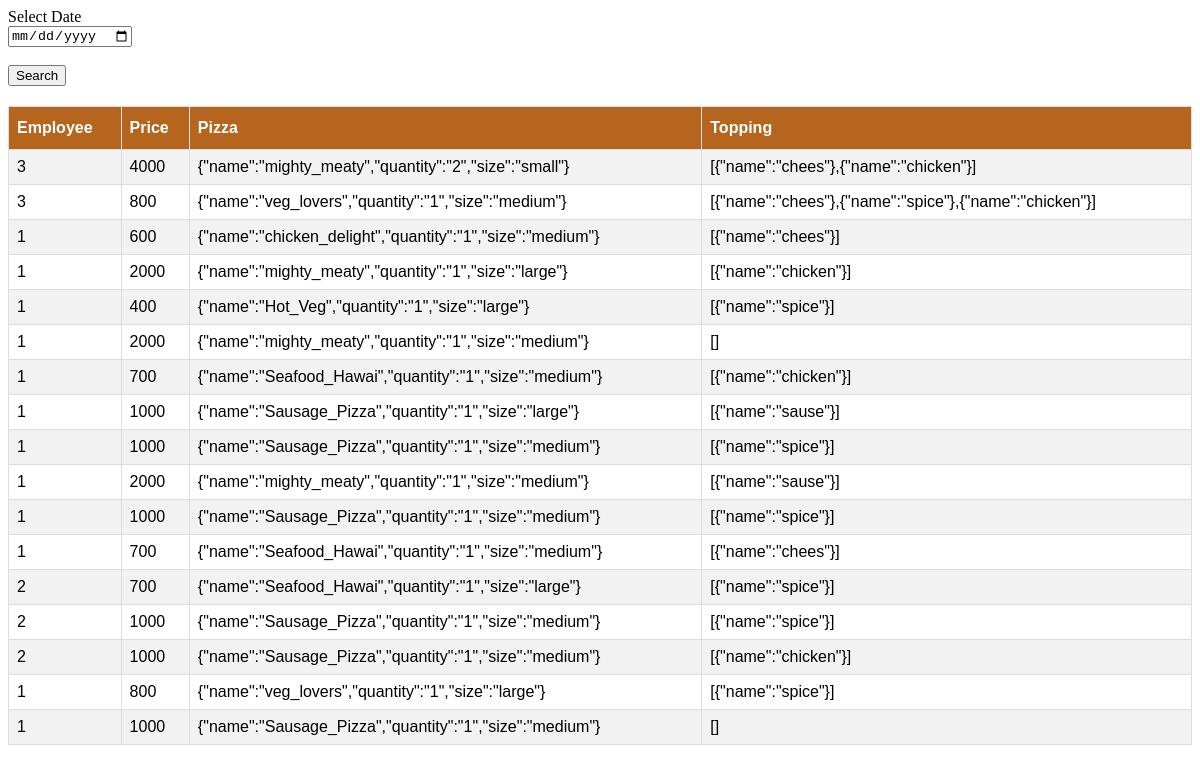
Page /record/today.php on the committed database.
### tables this page shows
CREATE TABLE IF NOT EXISTS `cus_order` (
  `id` int(11) NOT NULL AUTO_INCREMENT,
  `date` date NOT NULL DEFAULT current_timestamp(),
  `emp_no` int(11) DEFAULT 0,
  `price` int(11) DEFAULT 0,
  `main_item_data` longtext DEFAULT NULL,
  `extra_item_data` longtext DEFAULT NULL,
  PRIMARY KEY (`id`)
);

### record/today.php (the view, shortened to what this page needs)
<?php
    include "../db.php";
?>
<!doctype html>
<html>
  <head>
  <link rel="stylesheet" href="../css/style2.css">
    </head>
<body>
   <form method='post' action=''>
     Select Date<br> <input type='date' class='dateFilter' name='date' value='<?php if(isset($_POST['date'])) echo $_POST['date']; ?>'>
     <br><br><input type='submit' name='but_search' value='Search'>
   </form>
   <div style='height: 80%; overflow: auto;' >
     <table border='1' width='100%' style='border-collapse: collapse;margin-top: 20px;' id="customers">
       <tr>
         <th>Employee</th>
         <th>Price</th>
         <th>Pizza</th>
         <th>Topping</th>
       </tr>
       <?php
       $query1 = "SELECT * FROM cus_order WHERE 1";
        $query1 .= " ORDER BY date DESC";
        $records = mysqli_query($conn,$query1);
        if(mysqli_num_rows($records) > 0){
          while($result = mysqli_fetch_assoc($records)){
            $emplyee = $result['emp_no'];
            $price = $result['price'];
            $pizza =$result['main_item_data'];
            $topping =$result['extra_item_data'];
            echo "<tr>";
            echo "<td>". $emplyee ."</td>";
            echo "<td>". $price ."</td>";
            echo "<td>". $pizza ."</td>";
           echo "<td>". $topping."</td>";
            echo "</tr>";
          }
        }else{
          echo "<td>OOPZ!!! There are no any records</td>";
        }
        ?>
      </table>
    </div>
 </body>
</html>

### css/style2.css (style rules this page uses)
#customers { font-family: "Trebuchet MS", Arial, Helvetica, sans-serif; border-collapse: collapse; width: 100%; }
#customers td, #customers th { border: 1px solid #ddd; padding: 8px; }
#customers tr:nth-child(even) { background-color: #f2f2f2; }
#customers th { padding-top: 12px; padding-bottom: 12px; text-align: left; background-color: #B5651D; color: white; }

### rows in the picture
cus_order: emp_no "3", price "4000", main_item_data "{\"name\":\"mighty_meaty\",\"quantity\":\"2\",\"size\":\"small\"}", extra_item_data "[{\"name\":\"chees\"},{\"name\":\"chicken\"}]"
cus_order: emp_no "3", price "800", main_item_data "{\"name\":\"veg_lovers\",\"quantity\":\"1\",\"size\":\"medium\"}", extra_item_data "[{\"name\":\"chees\"},{\"name\":\"spice\"},{\"name\":\"chicken\"}]"
cus_order: emp_no "1", price "600", main_item_data "{\"name\":\"chicken_delight\",\"quantity\":\"1\",\"size\":\"medium\"}", extra_item_data "[{\"name\":\"chees\"}]"
cus_order: emp_no "1", price "2000", main_item_data "{\"name\":\"mighty_meaty\",\"quantity\":\"1\",\"size\":\"large\"}", extra_item_data "[{\"name\":\"chicken\"}]"
cus_order: emp_no "1", price "400", main_item_data "{\"name\":\"Hot_Veg\",\"quantity\":\"1\",\"size\":\"large\"}", extra_item_data "[{\"name\":\"spice\"}]"
cus_order: emp_no "1", price "2000", main_item_data "{\"name\":\"mighty_meaty\",\"quantity\":\"1\",\"size\":\"medium\"}", extra_item_data "[]"
cus_order: emp_no "1", price "700", main_item_data "{\"name\":\"Seafood_Hawai\",\"quantity\":\"1\",\"size\":\"medium\"}", extra_item_data "[{\"name\":\"chicken\"}]"
cus_order: emp_no "1", price "1000", main_item_data "{\"name\":\"Sausage_Pizza\",\"quantity\":\"1\",\"size\":\"large\"}", extra_item_data "[{\"name\":\"sause\"}]"
cus_order: emp_no "1", price "1000", main_item_data "{\"name\":\"Sausage_Pizza\",\"quantity\":\"1\",\"size\":\"medium\"}", extra_item_data "[{\"name\":\"spice\"}]"
cus_order: emp_no "1", price "2000", main_item_data "{\"name\":\"mighty_meaty\",\"quantity\":\"1\",\"size\":\"medium\"}", extra_item_data "[{\"name\":\"sause\"}]"
cus_order: emp_no "1", price "1000", main_item_data "{\"name\":\"Sausage_Pizza\",\"quantity\":\"1\",\"size\":\"medium\"}", extra_item_data "[{\"name\":\"spice\"}]"
cus_order: emp_no "1", price "700", main_item_data "{\"name\":\"Seafood_Hawai\",\"quantity\":\"1\",\"size\":\"medium\"}", extra_item_data "[{\"name\":\"chees\"}]"
cus_order: emp_no "2", price "700", main_item_data "{\"name\":\"Seafood_Hawai\",\"quantity\":\"1\",\"size\":\"large\"}", extra_item_data "[{\"name\":\"spice\"}]"
cus_order: emp_no "2", price "1000", main_item_data "{\"name\":\"Sausage_Pizza\",\"quantity\":\"1\",\"size\":\"medium\"}", extra_item_data "[{\"name\":\"spice\"}]"
cus_order: emp_no "2", price "1000", main_item_data "{\"name\":\"Sausage_Pizza\",\"quantity\":\"1\",\"size\":\"medium\"}", extra_item_data "[{\"name\":\"chicken\"}]"
cus_order: emp_no "1", price "800", main_item_data "{\"name\":\"veg_lovers\",\"quantity\":\"1\",\"size\":\"large\"}", extra_item_data "[{\"name\":\"spice\"}]"
cus_order: emp_no "1", price "1000", main_item_data "{\"name\":\"Sausage_Pizza\",\"quantity\":\"1\",\"size\":\"medium\"}", extra_item_data "[]"
